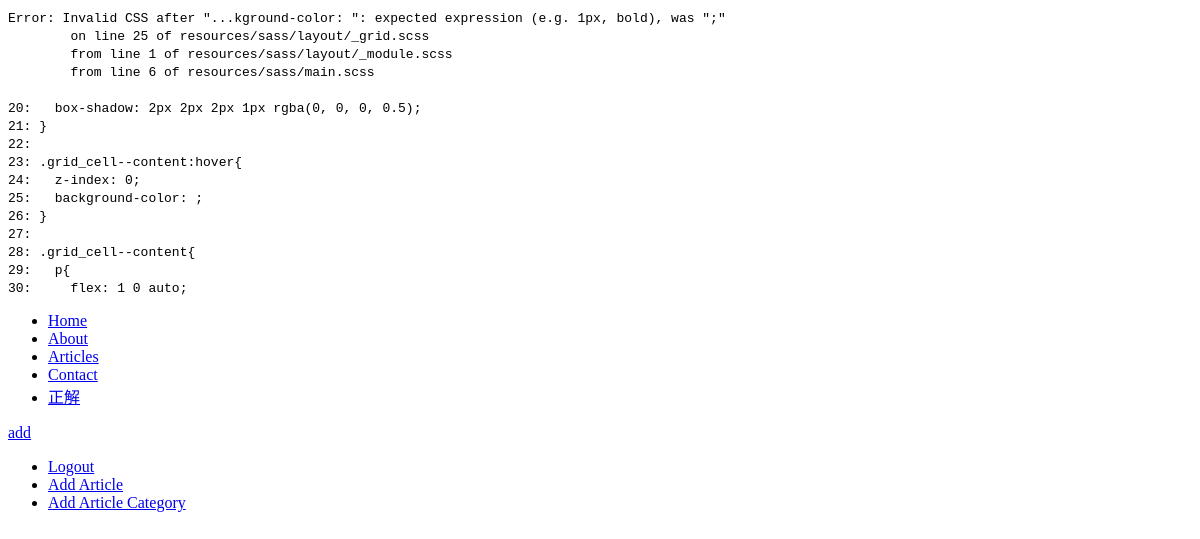
/root/index.php?controller=ArticleController&action=onGetArticlesByCategory&c=3 (signed in), run on an earlier commit of the app's database.
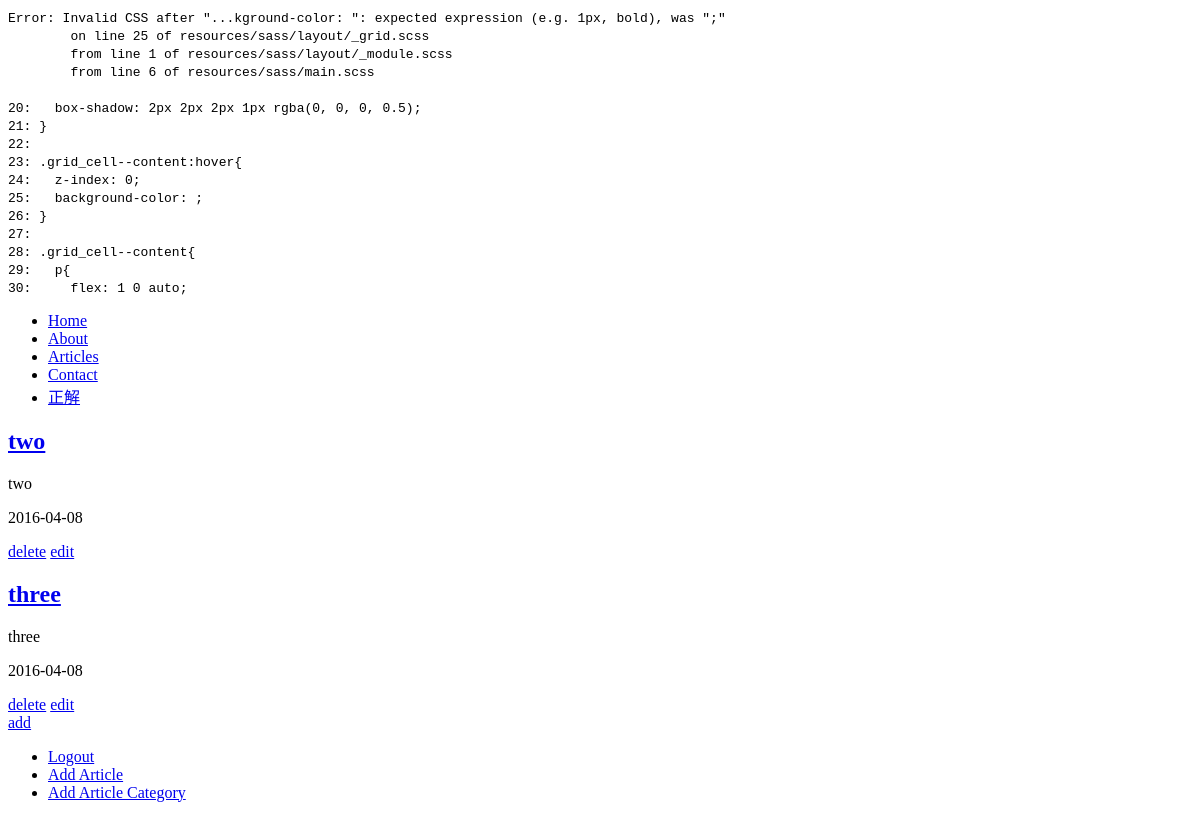
And on a later commit of the database.
### tables this page shows
CREATE TABLE Articles (
 `articleId` smallint(5) unsigned NOT NULL AUTO_INCREMENT,
 `publicationDate` date DEFAULT NULL,
 `title` varchar(255) NOT NULL,
 `summary` text NOT NULL,
 `content` mediumtext NOT NULL,
 `category` int(5) DEFAULT NULL,
 PRIMARY KEY (`articleId`),
 KEY `category` (`category`),
 CONSTRAINT `fk_constraint_categoryId` FOREIGN KEY (`category`) REFERENCES `ArticleCategory` (`id`) ON DELETE SET NULL ON UPDATE CASCADE
);

### include/core/View.php (called while the page is built, shortened)
<?php
class View{
  public function __construct($model, $path){
    $this->model = $model;
    include(TEMPLATE_DIR . "/frontend/header.php");
    include(CLASS_DIR . "/view/" . $path);
    include(TEMPLATE_DIR . "/frontend/footer.php");
  }
}?>

### include/controller/ArticleController.php (called while the page is built, shortened)
<?php
class ArticleController extends Controller{
  public function onGetArticlesByCategory(){
    $service = new ArticleService();
    $this->model['articles'] = $service->getArticlesByCategory($_GET['c']);
    return new View($this->model, "articles.php");
  }
}?>

### include/core/FrontController.php (called while the page is built, shortened)
<?php
require_once CLASS_DIR . "/controller/ArticleController.php";
require_once CLASS_DIR . "/core/View.php";
class FrontController{
  public function __construct($controllerName, $actionName){
    $this->controller = new $controllerName();
    $this->controller->$actionName();
  }
}?>

### root/index.php (called while the page is built, shortened)
<?php
require_once "../include/config.php";
require_once CORE_DIR . "/FrontController.php";
if(isset($_GET['controller'])){
  if(isset($_GET['action']))
    $frontController = new FrontController($_GET['controller'], $_GET['action']);
}else if(isset($_GET['route'])){
  $view = new View(null, $_GET['route'] . ".php");
}else{
  $view = new View(null, "home.php");
}?>

### include/utils/database/DAO.php (called while the page is built, shortened)
<?php
require_once CLASS_DIR . '/utils/database/QueryFactories.php';
class DAO{
  private $queryMap;
  public function __construct(){
    $this->queryMap = QueryListFactory::create(RESOURCE_DIR . "/SQL/queries.xml");
  }
  public function select($queryName, $args){
    $link = DBConnection::createConnection("Website");
    $query = (string)QueryFactory::create($this->queryMap->get($queryName), $args)->getQuery();
    $result = mysqli_query($link, $query) or die(mysql_error());
    return $result;
  }
}
?>

### include/utils/database/QueryFactories.php (called while the page is built)
<?php
require_once 'SQLQuery.php';
require_once CLASS_DIR . '/utils/data_structures/Map.php';
class QueryFactory{
  public static function create($baseQuery, $args){
    $query = new SQLQuery();
    $finishedQuery = "";
    $queryLen = strlen($baseQuery);
    $argNum = 0;
    for($i = 0; $i < $queryLen; $i++){
      if($baseQuery[$i] == "?"){
        $finishedQuery .= $args[$argNum++];
    }
    else
      $finishedQuery .= $baseQuery[$i];
    }
  $query->setQuery($finishedQuery);
  return $query;
  }
}
class QueryListFactory{
  public static function create($xmlPath){
    $map = new Map();
    $myQueries = simplexml_load_file($xmlPath) or die("could not load");
    $numOfQueries = count($myQueries);
    for($i = 0; $i < $numOfQueries; $i++){
      $map->insert((string)$myQueries->query[$i]->name, (string)$myQueries->query[$i]->value);
    }
    return $map;
  }
}
?>

### include/utils/data_structures/Map.php (called while the page is built, shortened)
<?php
class Map{
  private $map;
  public function get($key){
    if(!$this->exists($key))
      echo "Cannot get key: " . $key . " because it does not exist in map!";
    else
      return $this->map[$key];
  }
  public function insert($key, $value){
    if($this->exists($key))
      echo "Cannot add key: " . $key . " => " . $value . " because it already is in map!";
    else{
      $this->map[$key] = $value;
    }
  }
  private function exists($key){
    if(isset($this->map[$key]))
      return true;
    else
      return false;
  }
}
?>

### include/utils/database/SQLQuery.php (called while the page is built)
<?php
require_once 'QueryFactories.php';
class SQLQuery{
  private $query = "";
  public function getQuery(){
    return $this->query;
  }
  public function setQuery($query){
    $this->query = $query;
  }
}
?>

### include/config.php (called while the page is built, shortened)
<?php
function logMessage($file, $message){
  $date = date_create();
}
function formatHtml($html, $indent_val){
  $fhtml = "";
  $lines = explode("\n",$html);
  for($i = 0; $i < sizeof($lines); $i++){
    for($j = 0; $j < $indent_val; $j++){
      $lines[$i] = " " . $lines[$i];
    }
    $fhtml .= $lines[$i] . "\n";
  }
  return $fhtml;
}
?>

### include/model/ArticleService.php (called while the page is built, shortened)
<?php
require_once(CLASS_DIR . "/utils/database/DAO.php");
class ArticleService{
  private $dao;
  public function __construct(){
    $this->dao = new DAO();
  }
  public function getArticlesByCategory($category){
    $args[0] = $category;
    return $this->dao->select("selectArticleByCategoryQuery", $args);
  }
}?>

### include/view/articles.php (the view)
<?php
$html = "  <div class='grid grid-1-3'>\n";
if(mysqli_num_rows($this->model['articles'])){
  while($row = mysqli_fetch_row($this->model['articles'])){
    $html .= "    <div class='grid_cell'>\n";
    $html .= "      <div class='grid_cell--content article_cell'>\n";
    foreach($row as $key=>$value){
      if($key === 1)
        $html .= "      <a href='index.php?controller=ArticleController&action=onGetArticle&id=" . $row[0] . "'><h1>" . htmlspecialchars_decode($value) . " </h1></a>\n";
      else if($key === 2  || $key === 4)
        $html .= "      <p>" . htmlspecialchars_decode($value) . "</p>\n";
    }
    if($role == 'admin'){
      $html .= "        <a id='article-delete' href='index.php?controller=ArticleController&action=onDelete&id=" . $row[0] . "'>delete</a>\n";
      $html .= "        <a id='article-edit' href='index.php?controller=ArticleFormController&action=onLoad&id=" . $row[0] . "'>edit</a>\n";
    }
    $html .= "    </div>\n";
    $html .= "  </div>\n";
  }
}
if($role == 'admin'){
  $html .= "    <div class='grid_cell'>\n";
  $html .= "      <div class='grid_cell--content'>\n";
  $html .= "        <a href='index.php?controller=ArticleFormController&action=onLoad&c=". $_GET['c'] . "'>add</a>";
  $html .= "      </div>";
  $html .= "    </div>";
}
$html .= "</div>";
echo formatHtml($html, 4);?>

### include/templates/frontend/header.php (shortened to what this page needs)
<?php
if(isset($_SESSION['logged_in'])){
  if(isset($_SESSION['username'])){
    $args[0] = $_SESSION['username'];
    $dao = new DAO();
    $row = mysqli_fetch_row($dao->select("selectRoleQuery", $args));
    if(!$row){
       $_SET['controller'] = "ErrorController";
       $_SET['action'] = "onUnexpected";
      logMessage("/error.log", "Loogged in with username but no role!");
    }else{
      $role = $row[0];
    }
  }
  else{
    logMessage("/error.log", "Logged in but no username!");
    $_SET['controller'] = "LoginController";
    $_SET['action'] = "onLogout";
  }
}?>
<!DOCTYPE html>
<html lang="en">
  <head>
    <link rel="stylesheet" type="text/css" href="css/main.css">
  </head>
  <body>
    <header>
      <nav class="flex-container">
        <ul class="main-nav">
          <li class="main-nav__item"><a href="index.php">Home</a></li>
          <li class="main-nav__item"><a href="index.php?route=about">About</a></li>
          <li class="main-nav__item"><a href="index.php?controller=ArticleCategoryController&action=onGetCategories">Articles</a></li>
          <li class="main-nav__item"><a href="index.php?route=contact">Contact</a></li>
          <li class="main-nav__item"><a href="index.php?route=test">正解</a></li>
        </ul>
      </nav>
    </header>
    <section class="main">

### include/templates/frontend/footer.php
    </section>
    <footer class="primary-footer">
      <ul class="acc-nav">
<?php if(!isset($_SESSION['logged_in'])):?>
        <li><a href="index.php?route=login">Login</a></li>
        <li><a href="index.php?route=registration">Register</a></li>
<?php else: ?>
        <li><a href="index.php?controller=LoginController&action=onLogout">Logout</a></li>
<?php if(isset($role) && $role==="admin"): ?>
        <li><a href="index.php?controller=ArticleFormController&action=onLoad">Add Article</a></li>
        <li><a href="index.php?route=admin/article-category-form">Add Article Category</a></li>
<?php endif;?>
<?php endif;?>
      </ul>
    </footer>
  </body>
</html>

### root/css/main.css (style rules this page uses)
body:before { white-space: pre; font-family: monospace; content: "Error: Invalid CSS after \"...kground-color: \": expected expression (e.g. 1px, bold), was \";\"\A on line 25 of resources/sass/layout/_grid.scss\A from line 1 of resources/sass/layout/_module.scss\A from line 6 of resources/sass/main.scss\A \A 20: box-shadow: 2px 2px 2px 1px rgba(0, 0, 0, 0.5);\A 21: }

What changed in the data, as far as the page shows it:
added articles: title "two", summary "two", publicationDate "2016-04-08"
added articles: title "three", summary "three", publicationDate "2016-04-08"
